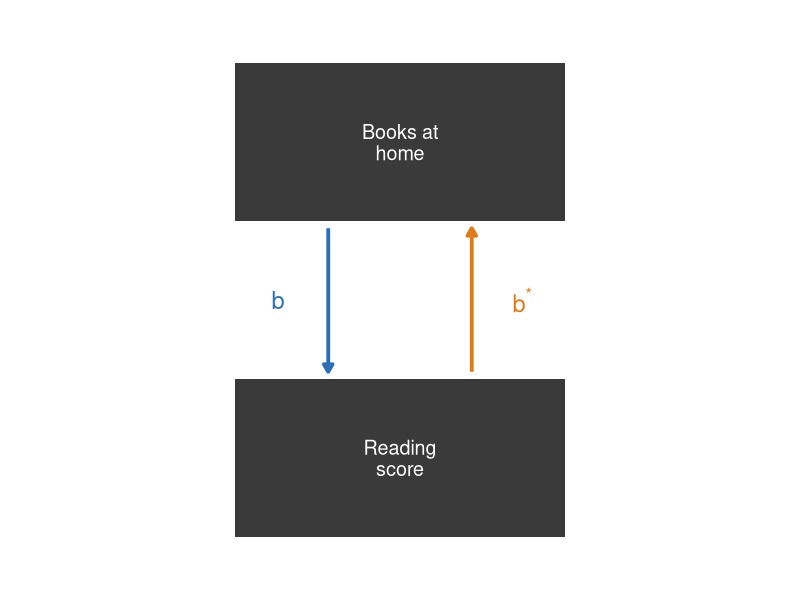
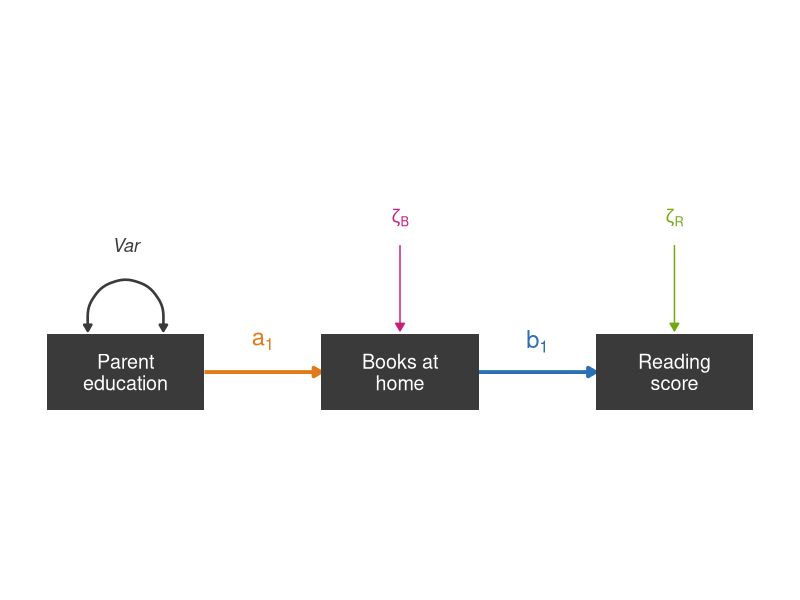
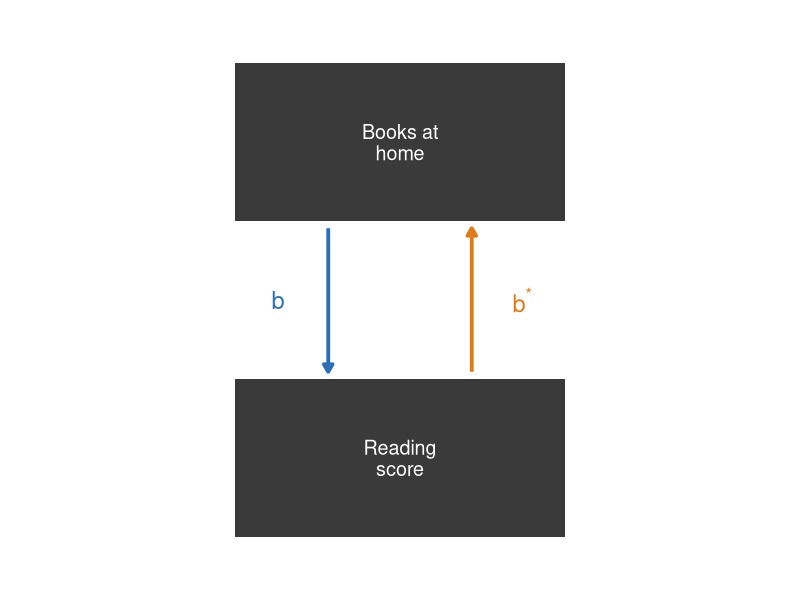
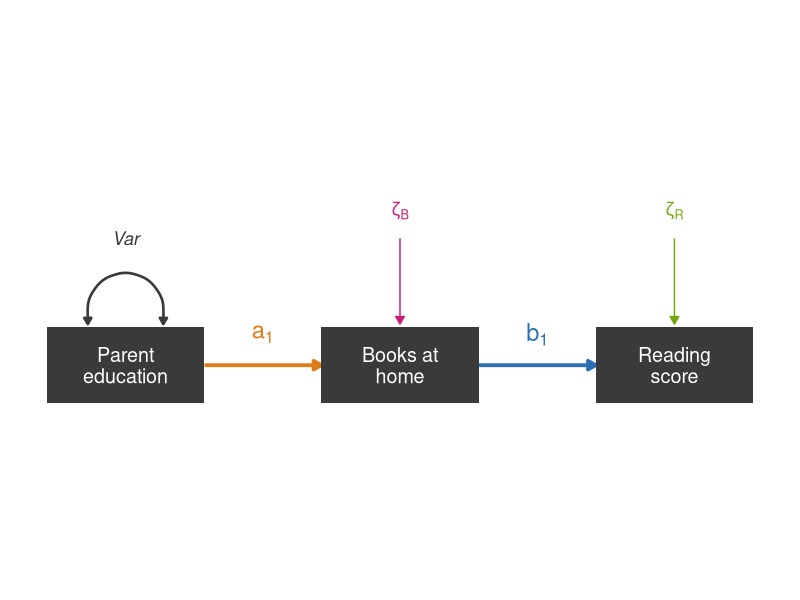
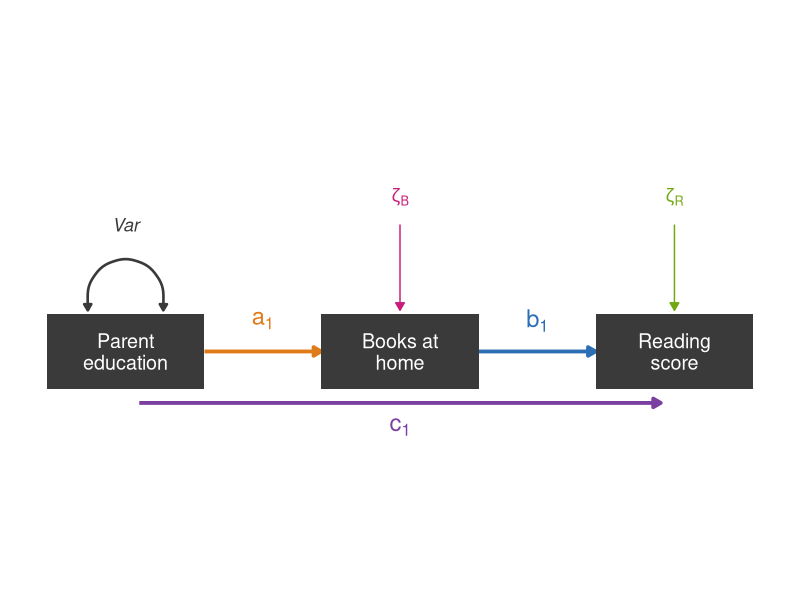
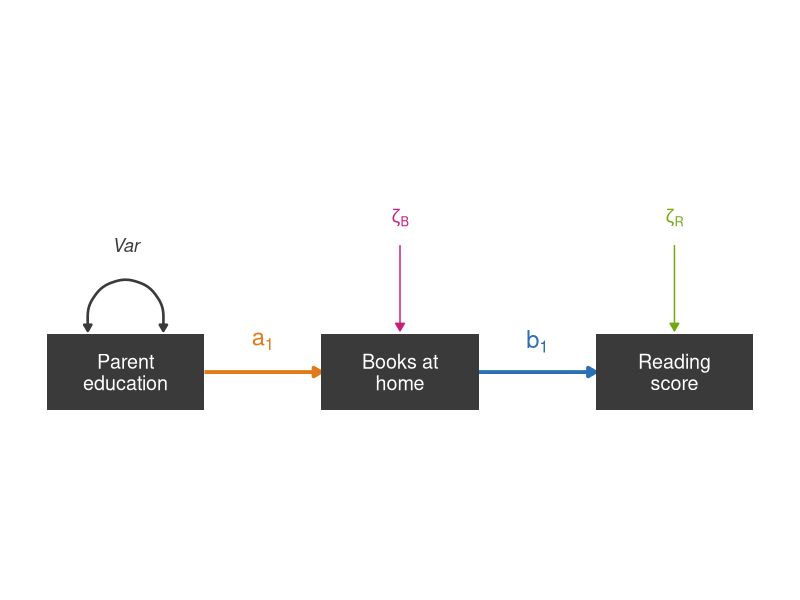

Write R code to recreate these figures, in order. (Note: this script raises an error after producing the figures.)
## ---- chunk 1
#| echo: false
#| fig-width: 4.2
#| fig-height: 5
library(ggplot2)

BLU <- "#2C6FB5"; oNG <- "#E07B1A"; dk <- "#3A3A3A"
ar <- grid::arrow(length = grid::unit(0.22, "cm"), type = "closed")

box <- function(y, label) list(
  annotate("rect", xmin = -1.15, xmax = 1.15, ymin = y - 0.55, ymax = y + 0.55, fill = dk),
  annotate("text", x = 0, y = y, label = label, colour = "white", size = 5, lineheight = 0.9)
)

ggplot() +
  # b: Books -> Reading (left, pointing down)
  annotate("segment", x = -0.5, y = 1.6, xend = -0.5, yend = 0.6,
           colour = BLU, linewidth = 1.3, arrow = ar) +
  annotate("text", x = -0.85, y = 1.1, label = "b", parse = TRUE,
           colour = BLU, size = 6, fontface = "italic") +
  # b*: Reading -> Books (right, pointing up)
  annotate("segment", x = 0.5, y = 0.6, xend = 0.5, yend = 1.6,
           colour = oNG, linewidth = 1.3, arrow = ar) +
  annotate("text", x = 0.85, y = 1.1, label = "b^'*'", parse = TRUE,
           colour = oNG, size = 6, fontface = "italic") +
  box(2.2, "Books at\nhome") + box(0, "Reading\nscore") +
  coord_equal(clip = "off") +
  expand_limits(x = c(-1.9, 1.9), y = c(-0.8, 3)) +
  theme_void()
## ---- chunk 2
#| echo: false
#| fig-width: 6.5
#| fig-height: 4.8
library(ggplot2)

oNG <- "#E07B1A"; BLU <- "#2C6FB5"; MAG <- "#C81E7A"; LIM <- "#6FA80F"; dk <- "#3A3A3A"
ar <- grid::arrow(length = grid::unit(0.22, "cm"), type = "closed")
ar2 <- grid::arrow(length = grid::unit(0.18, "cm"), ends = "both", type = "closed")

circle <- function(x, y, r = 0.5) {
  t <- seq(0, 2 * pi, length.out = 60)
  data.frame(x = x + r * cos(t), y = y + r * sin(t))
}
box <- function(x, label) list(
  annotate("rect", xmin = x - 1.15, xmax = x + 1.15, ymin = -0.55, ymax = 0.55, fill = dk),
  annotate("text", x = x, y = 0, label = label, colour = "white", size = 5, lineheight = 0.9)
)

ggplot() +
  # path a1: ParentEd -> Books (orange)
  annotate("segment", x = 1.15, xend = 2.85, y = 0, yend = 0, colour = oNG, linewidth = 1.3, arrow = ar) +
  annotate("text", x = 2, y = 0.45, label = "a[1]", parse = TRUE, colour = oNG, size = 6, fontface = "italic") +
  # path b1: Books -> Reading (blue)
  annotate("segment", x = 5.15, xend = 6.85, y = 0, yend = 0, colour = BLU, linewidth = 1.3, arrow = ar) +
  annotate("text", x = 6, y = 0.45, label = "b[1]", parse = TRUE, colour = BLU, size = 6, fontface = "italic") +
  # variance of exogenous Parent education (self-loop)
  annotate("curve", x = -0.55, y = 0.6, xend = 0.55, yend = 0.6,
           colour = dk, linewidth = 0.9, curvature = -1.4, arrow = ar2) +
  annotate("text", x = 0, y = 1.85, label = "Var", colour = dk, size = 4.6, fontface = "italic") +
  # disturbance zeta_B on Books (magenta)
  annotate("segment", x = 4, xend = 4, y = 1.85, yend = 0.6, colour = MAG, arrow = ar) +
  annotate("text", x = 4, y = 2.25, label = "zeta[B]", parse = TRUE, colour = MAG, size = 4.6) +
  # disturbance zeta_R on Reading (lime)
  annotate("segment", x = 8, xend = 8, y = 1.85, yend = 0.6, colour = LIM, arrow = ar) +
  annotate("text", x = 8, y = 2.25, label = "zeta[R]", parse = TRUE, colour = LIM, size = 4.6) +
  # measured variables
  box(0, "Parent\neducation") + box(4, "Books at\nhome") + box(8, "Reading\nscore") +
  coord_equal(clip = "off") +
  expand_limits(x = c(-1.3, 9.3), y = c(-0.9, 3)) +
  theme_void()
## ---- chunk 3
#| echo: false
#| fig-width: 4.2
#| fig-height: 5
library(ggplot2)

BLU <- "#2C6FB5"; oNG <- "#E07B1A"; dk <- "#3A3A3A"
ar <- grid::arrow(length = grid::unit(0.22, "cm"), type = "closed")

box <- function(y, label) list(
  annotate("rect", xmin = -1.15, xmax = 1.15, ymin = y - 0.55, ymax = y + 0.55, fill = dk),
  annotate("text", x = 0, y = y, label = label, colour = "white", size = 5, lineheight = 0.9)
)

ggplot() +
  # b: Books -> Reading (left, pointing down)
  annotate("segment", x = -0.5, y = 1.6, xend = -0.5, yend = 0.6,
           colour = BLU, linewidth = 1.3, arrow = ar) +
  annotate("text", x = -0.85, y = 1.1, label = "b", parse = TRUE,
           colour = BLU, size = 6, fontface = "italic") +
  # b*: Reading -> Books (right, pointing up)
  annotate("segment", x = 0.5, y = 0.6, xend = 0.5, yend = 1.6,
           colour = oNG, linewidth = 1.3, arrow = ar) +
  annotate("text", x = 0.85, y = 1.1, label = "b^'*'", parse = TRUE,
           colour = oNG, size = 6, fontface = "italic") +
  box(2.2, "Books at\nhome") + box(0, "Reading\nscore") +
  coord_equal(clip = "off") +
  expand_limits(x = c(-1.9, 1.9), y = c(-0.8, 3)) +
  theme_void()
## ---- chunk 4
#| echo: false
#| fig-width: 6.5
#| fig-height: 3.6
library(ggplot2)

oNG <- "#E07B1A"; BLU <- "#2C6FB5"; MAG <- "#C81E7A"; LIM <- "#6FA80F"; dk <- "#3A3A3A"
ar <- grid::arrow(length = grid::unit(0.22, "cm"), type = "closed")
ar2 <- grid::arrow(length = grid::unit(0.18, "cm"), ends = "both", type = "closed")

circle <- function(x, y, r = 0.5) {
  t <- seq(0, 2 * pi, length.out = 60)
  data.frame(x = x + r * cos(t), y = y + r * sin(t))
}
box <- function(x, label) list(
  annotate("rect", xmin = x - 1.15, xmax = x + 1.15, ymin = -0.55, ymax = 0.55, fill = dk),
  annotate("text", x = x, y = 0, label = label, colour = "white", size = 5, lineheight = 0.9)
)

ggplot() +
  # path a1: ParentEd -> Books (orange)
  annotate("segment", x = 1.15, xend = 2.85, y = 0, yend = 0, colour = oNG, linewidth = 1.3, arrow = ar) +
  annotate("text", x = 2, y = 0.45, label = "a[1]", parse = TRUE, colour = oNG, size = 6, fontface = "italic") +
  # path b1: Books -> Reading (blue)
  annotate("segment", x = 5.15, xend = 6.85, y = 0, yend = 0, colour = BLU, linewidth = 1.3, arrow = ar) +
  annotate("text", x = 6, y = 0.45, label = "b[1]", parse = TRUE, colour = BLU, size = 6, fontface = "italic") +
  # variance of exogenous Parent education (self-loop)
  annotate("curve", x = -0.55, y = 0.6, xend = 0.55, yend = 0.6,
           colour = dk, linewidth = 0.9, curvature = -1.4, arrow = ar2) +
  annotate("text", x = 0, y = 1.85, label = "Var", colour = dk, size = 4.6, fontface = "italic") +
  # disturbance zeta_B on Books (magenta)
  annotate("segment", x = 4, xend = 4, y = 1.85, yend = 0.6, colour = MAG, arrow = ar) +
  annotate("text", x = 4, y = 2.25, label = "zeta[B]", parse = TRUE, colour = MAG, size = 4.6) +
  # disturbance zeta_R on Reading (lime)
  annotate("segment", x = 8, xend = 8, y = 1.85, yend = 0.6, colour = LIM, arrow = ar) +
  annotate("text", x = 8, y = 2.25, label = "zeta[R]", parse = TRUE, colour = LIM, size = 4.6) +
  # measured variables
  box(0, "Parent\neducation") + box(4, "Books at\nhome") + box(8, "Reading\nscore") +
  coord_equal(clip = "off") +
  expand_limits(x = c(-1.3, 9.3), y = c(-0.7, 2.6)) +
  theme_void()
## ---- chunk 5
#| echo: false
#| fig-width: 6.5
#| fig-height: 4.8
library(ggplot2)

oNG <- "#E07B1A"; BLU <- "#2C6FB5"; MAG <- "#C81E7A"; LIM <- "#6FA80F"; PUR <- "#7A3FA0"; dk <- "#3A3A3A"
ar <- grid::arrow(length = grid::unit(0.22, "cm"), type = "closed")
ar2 <- grid::arrow(length = grid::unit(0.18, "cm"), ends = "both", type = "closed")

circle <- function(x, y, r = 0.5) {
  t <- seq(0, 2 * pi, length.out = 60)
  data.frame(x = x + r * cos(t), y = y + r * sin(t))
}
box <- function(x, label) list(
  annotate("rect", xmin = x - 1.15, xmax = x + 1.15, ymin = -0.55, ymax = 0.55, fill = dk),
  annotate("text", x = x, y = 0, label = label, colour = "white", size = 5, lineheight = 0.9)
)

ggplot() +
  # path a1: ParentEd -> Books (orange)
  annotate("segment", x = 1.15, xend = 2.85, y = 0, yend = 0, colour = oNG, linewidth = 1.3, arrow = ar) +
  annotate("text", x = 2, y = 0.45, label = "a[1]", parse = TRUE, colour = oNG, size = 6, fontface = "italic") +
  # path b1: Books -> Reading (blue)
  annotate("segment", x = 5.15, xend = 6.85, y = 0, yend = 0, colour = BLU, linewidth = 1.3, arrow = ar) +
  annotate("text", x = 6, y = 0.45, label = "b[1]", parse = TRUE, colour = BLU, size = 6, fontface = "italic") +
  # direct path c1: ParentEd -> Reading (straight, below the boxes, purple)
  annotate("segment", x = 0.2, xend = 7.8, y = -0.75, yend = -0.75, colour = PUR, linewidth = 1.3, arrow = ar) +
  annotate("text", x = 4, y = -1.1, label = "c[1]", parse = TRUE, colour = PUR, size = 6, fontface = "italic") +
  # variance of exogenous Parent education (self-loop)
  annotate("curve", x = -0.55, y = 0.6, xend = 0.55, yend = 0.6,
           colour = dk, linewidth = 0.9, curvature = -1.4, arrow = ar2) +
  annotate("text", x = 0, y = 1.85, label = "Var", colour = dk, size = 4.6, fontface = "italic") +
  # disturbance zeta_B on Books (magenta)
  annotate("segment", x = 4, xend = 4, y = 1.85, yend = 0.6, colour = MAG, arrow = ar) +
  annotate("text", x = 4, y = 2.25, label = "zeta[B]", parse = TRUE, colour = MAG, size = 4.6) +
  # disturbance zeta_R on Reading (lime)
  annotate("segment", x = 8, xend = 8, y = 1.85, yend = 0.6, colour = LIM, arrow = ar) +
  annotate("text", x = 8, y = 2.25, label = "zeta[R]", parse = TRUE, colour = LIM, size = 4.6) +
  # measured variables
  box(0, "Parent\neducation") + box(4, "Books at\nhome") + box(8, "Reading\nscore") +
  coord_equal(clip = "off") +
  expand_limits(x = c(-1.3, 9.3), y = c(-1.5, 3)) +
  theme_void()
## ---- chunk 6
#| echo: false
#| fig-width: 6.5
#| fig-height: 4.8
library(ggplot2)

oNG <- "#E07B1A"; BLU <- "#2C6FB5"; MAG <- "#C81E7A"; LIM <- "#6FA80F"; dk <- "#3A3A3A"
ar <- grid::arrow(length = grid::unit(0.22, "cm"), type = "closed")
ar2 <- grid::arrow(length = grid::unit(0.18, "cm"), ends = "both", type = "closed")

circle <- function(x, y, r = 0.5) {
  t <- seq(0, 2 * pi, length.out = 60)
  data.frame(x = x + r * cos(t), y = y + r * sin(t))
}
box <- function(x, label) list(
  annotate("rect", xmin = x - 1.15, xmax = x + 1.15, ymin = -0.55, ymax = 0.55, fill = dk),
  annotate("text", x = x, y = 0, label = label, colour = "white", size = 5, lineheight = 0.9)
)

ggplot() +
  # path a1: ParentEd -> Books (orange)
  annotate("segment", x = 1.15, xend = 2.85, y = 0, yend = 0, colour = oNG, linewidth = 1.3, arrow = ar) +
  annotate("text", x = 2, y = 0.45, label = "a[1]", parse = TRUE, colour = oNG, size = 6, fontface = "italic") +
  # path b1: Books -> Reading (blue)
  annotate("segment", x = 5.15, xend = 6.85, y = 0, yend = 0, colour = BLU, linewidth = 1.3, arrow = ar) +
  annotate("text", x = 6, y = 0.45, label = "b[1]", parse = TRUE, colour = BLU, size = 6, fontface = "italic") +
  # variance of exogenous Parent education (self-loop)
  annotate("curve", x = -0.55, y = 0.6, xend = 0.55, yend = 0.6,
           colour = dk, linewidth = 0.9, curvature = -1.4, arrow = ar2) +
  annotate("text", x = 0, y = 1.85, label = "Var", colour = dk, size = 4.6, fontface = "italic") +
  # disturbance zeta_B on Books (magenta)
  annotate("segment", x = 4, xend = 4, y = 1.85, yend = 0.6, colour = MAG, arrow = ar) +
  annotate("text", x = 4, y = 2.25, label = "zeta[B]", parse = TRUE, colour = MAG, size = 4.6) +
  # disturbance zeta_R on Reading (lime)
  annotate("segment", x = 8, xend = 8, y = 1.85, yend = 0.6, colour = LIM, arrow = ar) +
  annotate("text", x = 8, y = 2.25, label = "zeta[R]", parse = TRUE, colour = LIM, size = 4.6) +
  # measured variables
  box(0, "Parent\neducation") + box(4, "Books at\nhome") + box(8, "Reading\nscore") +
  coord_equal(clip = "off") +
  expand_limits(x = c(-1.3, 9.3), y = c(-0.9, 3)) +
  theme_void()
## ---- chunk 7
#| echo: false
#| message: false
#| warning: false
library(tidyverse)
library(lavaan)

pisa <- read_csv("../rlabs/w04_data_pisa22_USA_cln.csv", show_col_types = FALSE)

fmt <- function(x, d = 2) formatC(x, format = "f", digits = d, big.mark = ",")

# Focused fit table: the headline indices with conventional good-fit cutoffs.
# With MLR we report the robust/scaled statistics.
fit_table <- function(fit) {
  m <- fitMeasures(fit, c("chisq.scaled", "df", "pvalue.scaled", "cfi.robust",
                          "rmsea.robust", "rmsea.ci.lower.robust",
                          "rmsea.ci.upper.robust", "srmr"))
  p <- if (m[["pvalue.scaled"]] < 0.001) "< .001" else
    paste0("= ", fmt(m[["pvalue.scaled"]], 3))
  rmsea <- sprintf("%s [%s, %s]", fmt(m[["rmsea.robust"]], 3),
                   fmt(m[["rmsea.ci.lower.robust"]], 3),
                   fmt(m[["rmsea.ci.upper.robust"]], 3))
  tibble::tibble(
    Index      = c("χ² (df)", "CFI", "RMSEA [90% CI]", "SRMR"),
    Value      = c(sprintf("%s (%d), p %s", fmt(m[["chisq.scaled"]], 1), as.integer(m[["df"]]), p),
                   fmt(m[["cfi.robust"]], 3), rmsea, fmt(m[["srmr"]], 3)),
    `Good fit` = c("p > .05", "≥ .95", "≤ .06", "≤ .08")
  )
}

# Model 0: the original simple chain -- parent education -> books -> reading
# (no technology). A three-variable recursive mediation model.
model0 <- "
  BOOKSHOME ~ PAREDINT
  READ_AVG  ~ BOOKSHOME
"
fit0 <- lavaan(model0, data = pisa, auto.var = TRUE, auto.cov.y = FALSE, estimator = "MLR")
## ---- chunk 8
#| echo: false
knitr::kable(fit_table(fit0))
## ---- chunk 9
#| echo: false
#| message: false
#| warning: false

# Model 1: reading mediated by books only. Technology is in the model
# (predicted by parent education) but has no path to reading. This keeps
# both models on the same four variables so they are nested and comparable.
# auto.cov.y = FALSE keeps the disturbances uncorrelated (recursive model).
model1 <- "
  BOOKSHOME ~ PAREDINT
  TECH      ~ PAREDINT
  READ_AVG  ~ BOOKSHOME
"
fit1 <- lavaan(model1, data = pisa, auto.var = TRUE, auto.cov.y = FALSE, estimator = "MLR")

# Model 2: adds the TECH -> Reading path (books AND tech mediate).
# Model 1 is Model 2 with that one path fixed to 0 -> nested.
model2 <- "
  BOOKSHOME ~ PAREDINT
  TECH      ~ PAREDINT
  READ_AVG  ~ BOOKSHOME + TECH
"
fit2 <- lavaan(model2, data = pisa, auto.var = TRUE, auto.cov.y = FALSE, estimator = "MLR")
## ---- chunk 10
#| echo: false
#| fig-width: 7.5
#| fig-height: 5
library(ggplot2)

oNG <- "#E07B1A"; BLU <- "#2C6FB5"; MAG <- "#C81E7A"; LIM <- "#6FA80F"
PUR <- "#7A3FA0"; TEA <- "#0E8F8F"; GLD <- "#C89A2B"; dk <- "#3A3A3A"
ar <- grid::arrow(length = grid::unit(0.22, "cm"), type = "closed")
ar2 <- grid::arrow(length = grid::unit(0.18, "cm"), ends = "both", type = "closed")

box <- function(x, y, label) list(
  annotate("rect", xmin = x - 1.15, xmax = x + 1.15, ymin = y - 0.55, ymax = y + 0.55, fill = dk),
  annotate("text", x = x, y = y, label = label, colour = "white", size = 4.6, lineheight = 0.9)
)

ggplot() +
  # a1: ParentEd -> Books (orange)
  annotate("segment", x = 1.0, y = 0.45, xend = 3.85, yend = 1.35, colour = oNG, linewidth = 1.3, arrow = ar) +
  annotate("text", x = 2.0, y = 1.2, label = "a[1]", parse = TRUE, colour = oNG, size = 6, fontface = "italic") +
  # a2: ParentEd -> Tech (purple)
  annotate("segment", x = 1.0, y = -0.45, xend = 3.85, yend = -1.35, colour = PUR, linewidth = 1.3, arrow = ar) +
  annotate("text", x = 2.0, y = -1.2, label = "a[2]", parse = TRUE, colour = PUR, size = 6, fontface = "italic") +
  # b1: Books -> Reading (blue)
  annotate("segment", x = 6.15, y = 1.35, xend = 9.0, yend = 0.45, colour = BLU, linewidth = 1.3, arrow = ar) +
  annotate("text", x = 8.0, y = 1.2, label = "b[1]", parse = TRUE, colour = BLU, size = 6, fontface = "italic") +
  # variance of exogenous Parent education (self-loop)
  annotate("curve", x = -0.55, y = 0.6, xend = 0.55, yend = 0.6,
           colour = dk, linewidth = 0.9, curvature = -1.4, arrow = ar2) +
  annotate("text", x = 0, y = 1.5, label = "Var", colour = dk, size = 4.4, fontface = "italic") +
  # disturbance zeta_B on Books (magenta)
  annotate("segment", x = 5, xend = 5, y = 3.05, yend = 2.2, colour = MAG, arrow = ar) +
  annotate("text", x = 5, y = 3.35, label = "zeta[B]", parse = TRUE, colour = MAG, size = 4.4) +
  # disturbance zeta_T on Tech (gold)
  annotate("segment", x = 5, xend = 5, y = -3.05, yend = -2.2, colour = GLD, arrow = ar) +
  annotate("text", x = 5, y = -3.35, label = "zeta[T]", parse = TRUE, colour = GLD, size = 4.4) +
  # disturbance zeta_R on Reading (lime)
  annotate("segment", x = 11.7, xend = 11.15, y = 0.9, yend = 0.35, colour = LIM, arrow = ar) +
  annotate("text", x = 12.1, y = 1.2, label = "zeta[R]", parse = TRUE, colour = LIM, size = 4.4) +
  # measured variables
  box(0, 0, "Parent\neducation") + box(5, 1.6, "Books at\nhome") +
  box(5, -1.6, "Technology") + box(10, 0, "Reading\nscore") +
  coord_equal(clip = "off") +
  expand_limits(x = c(-1.3, 12.6), y = c(-3.7, 3.7)) +
  theme_void()
## ---- chunk 11
#| echo: false
knitr::kable(fit_table(fit1))
## ---- chunk 12
#| echo: false
#| fig-width: 7.5
#| fig-height: 5
library(ggplot2)

oNG <- "#E07B1A"; BLU <- "#2C6FB5"; MAG <- "#C81E7A"; LIM <- "#6FA80F"
PUR <- "#7A3FA0"; TEA <- "#0E8F8F"; GLD <- "#C89A2B"; dk <- "#3A3A3A"
ar <- grid::arrow(length = grid::unit(0.22, "cm"), type = "closed")
ar2 <- grid::arrow(length = grid::unit(0.18, "cm"), ends = "both", type = "closed")

box <- function(x, y, label) list(
  annotate("rect", xmin = x - 1.15, xmax = x + 1.15, ymin = y - 0.55, ymax = y + 0.55, fill = dk),
  annotate("text", x = x, y = y, label = label, colour = "white", size = 4.6, lineheight = 0.9)
)

ggplot() +
  # a1: ParentEd -> Books (orange)
  annotate("segment", x = 1.0, y = 0.45, xend = 3.85, yend = 1.35, colour = oNG, linewidth = 1.3, arrow = ar) +
  annotate("text", x = 2.0, y = 1.2, label = "a[1]", parse = TRUE, colour = oNG, size = 6, fontface = "italic") +
  # a2: ParentEd -> Tech (purple)
  annotate("segment", x = 1.0, y = -0.45, xend = 3.85, yend = -1.35, colour = PUR, linewidth = 1.3, arrow = ar) +
  annotate("text", x = 2.0, y = -1.2, label = "a[2]", parse = TRUE, colour = PUR, size = 6, fontface = "italic") +
  # b1: Books -> Reading (blue)
  annotate("segment", x = 6.15, y = 1.35, xend = 9.0, yend = 0.45, colour = BLU, linewidth = 1.3, arrow = ar) +
  annotate("text", x = 8.0, y = 1.2, label = "b[1]", parse = TRUE, colour = BLU, size = 6, fontface = "italic") +
  # b2: Tech -> Reading (teal)
  annotate("segment", x = 6.15, y = -1.35, xend = 9.0, yend = -0.45, colour = TEA, linewidth = 1.3, arrow = ar) +
  annotate("text", x = 8.0, y = -1.2, label = "b[2]", parse = TRUE, colour = TEA, size = 6, fontface = "italic") +
  # variance of exogenous Parent education (self-loop)
  annotate("curve", x = -0.55, y = 0.6, xend = 0.55, yend = 0.6,
           colour = dk, linewidth = 0.9, curvature = -1.4, arrow = ar2) +
  annotate("text", x = 0, y = 1.5, label = "Var", colour = dk, size = 4.4, fontface = "italic") +
  # disturbance zeta_B on Books (magenta)
  annotate("segment", x = 5, xend = 5, y = 3.05, yend = 2.2, colour = MAG, arrow = ar) +
  annotate("text", x = 5, y = 3.35, label = "zeta[B]", parse = TRUE, colour = MAG, size = 4.4) +
  # disturbance zeta_T on Tech (gold)
  annotate("segment", x = 5, xend = 5, y = -3.05, yend = -2.2, colour = GLD, arrow = ar) +
  annotate("text", x = 5, y = -3.35, label = "zeta[T]", parse = TRUE, colour = GLD, size = 4.4) +
  # disturbance zeta_R on Reading (lime)
  annotate("segment", x = 11.7, xend = 11.15, y = 0.9, yend = 0.35, colour = LIM, arrow = ar) +
  annotate("text", x = 12.1, y = 1.2, label = "zeta[R]", parse = TRUE, colour = LIM, size = 4.4) +
  # measured variables
  box(0, 0, "Parent\neducation") + box(5, 1.6, "Books at\nhome") +
  box(5, -1.6, "Technology") + box(10, 0, "Reading\nscore") +
  coord_equal(clip = "off") +
  expand_limits(x = c(-1.3, 12.6), y = c(-3.7, 3.7)) +
  theme_void()
## ---- chunk 13
#| echo: false
knitr::kable(fit_table(fit2))
## ---- chunk 14
#| echo: false
knitr::kable(anova(fit1, fit2))
## ---- chunk 15
#| echo: false
knitr::kable(tibble::tibble(
  Model = c("M1: books-only", "M2: books + tech"),
  df    = c(fitMeasures(fit1, "df"),  fitMeasures(fit2, "df")),
  AIC   = c(fitMeasures(fit1, "aic"), fitMeasures(fit2, "aic")),
  BIC   = c(fitMeasures(fit1, "bic"), fitMeasures(fit2, "bic"))
))
